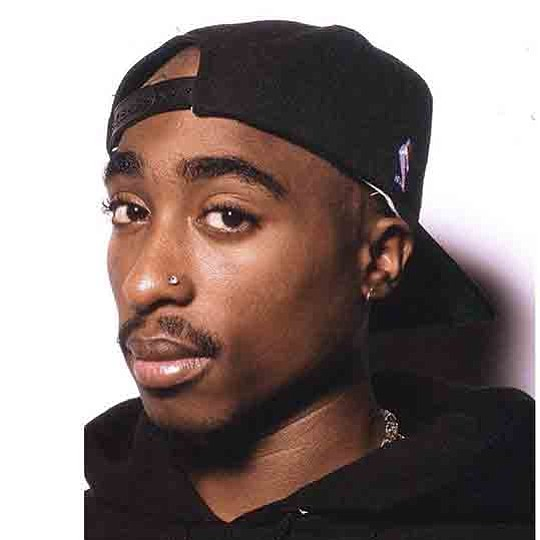
#> input picture images/omene.jpg, 540 x 540 px
$ python LoadImage.py
#> lines starting #> are read from the running program, lines starting #| are printed output that depends on the picture
import cv2

img = cv2.imread("../images/omene.jpg")
#> img is the input picture: shape (540, 540, 3); mean B, G, R 121.3, 124.7, 139.3

print(img.shape)
#| (540, 540, 3)

imgHeight = img.shape[0]
#> imgHeight = 540
imgWidth = img.shape[1]
#> imgWidth = 540
imgChannels = img.shape[2]
#> imgChannels = 3

print("Height: ",imgHeight)
#| Height:  540
print("Width: ",imgWidth)
#| Width:  540
print("Channels: ",imgChannels)
#| Channels:  3

cv2.imshow("Egg head", img)
cv2.waitKey()
cv2.destroyAllWindows()

imgGray = cv2.cvtColor(img, cv2.COLOR_BGR2GRAY)
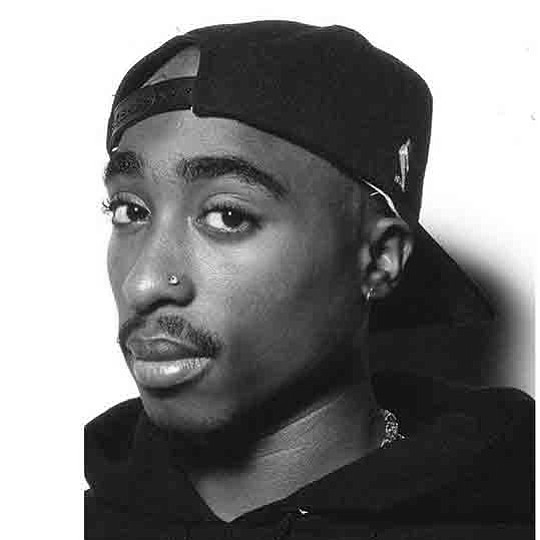
#> imgGray: shape (540, 540); min 0, max 255, mean 128.7
print("Gray Image Shape: ",imgGray.shape)
#| Gray Image Shape:  (540, 540)

imgSmall = cv2.resize(imgGray, (int(imgWidth/2), int(imgHeight/2)))
cv2.imshow("Gray Egg Head", imgSmall)
cv2.waitKey()
cv2.destroyAllWindows()

$ run again, with images/pattern.jpg copied over images/omene.jpg
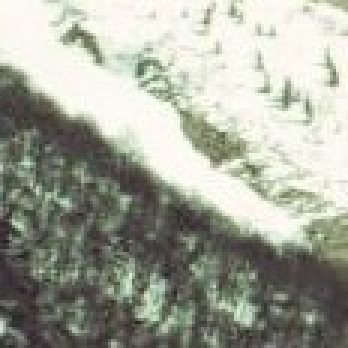
#> input picture images/pattern.jpg, 116 x 116 px (shown 3 times larger)
#> img is the input picture: shape (116, 116, 3); mean B, G, R 153.2, 165.7, 162.8
#| (116, 116, 3)
#| Height:  116
#| Width:  116
#| Channels:  3
#> `imgGray = cv2.cvtColor(img, cv2.COLOR_BGR2GRAY)`:
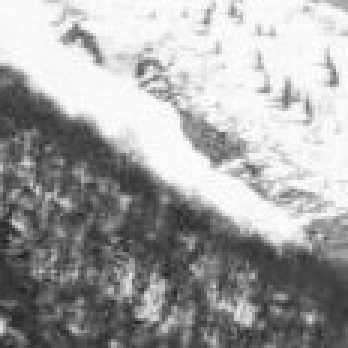
#> imgGray: shape (116, 116) (shown 3 times larger); min 34, max 254, mean 163.4
#| Gray Image Shape:  (116, 116)
#> `imgSmall = cv2.resize(imgGray, (int(imgWidth/2), int(imgHeight/2)))`:
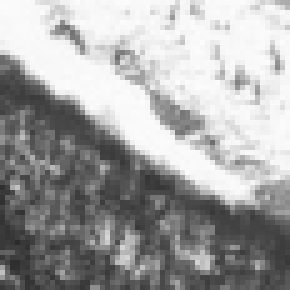
#> imgSmall: shape (58, 58) (shown 5 times larger); min 43, max 252, mean 163.5
